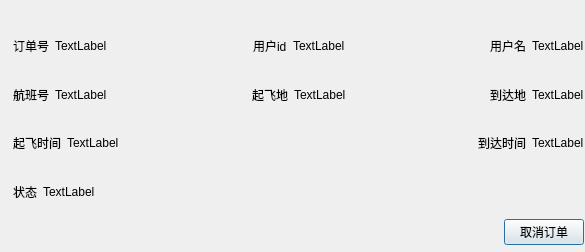
<?xml version="1.0" encoding="UTF-8"?>
<ui version="4.0">
 <class>Dialog_information</class>
 <widget class="QDialog" name="Dialog_information">
  <property name="geometry">
   <rect>
    <x>0</x>
    <y>0</y>
    <width>585</width>
    <height>252</height>
   </rect>
  </property>
  <property name="windowTitle">
   <string>Dialog</string>
  </property>
  <widget class="QWidget" name="">
   <property name="geometry">
    <rect>
     <x>13</x>
     <y>24</y>
     <width>571</width>
     <height>221</height>
    </rect>
   </property>
   <layout class="QVBoxLayout" name="verticalLayout">
    <item>
     <layout class="QHBoxLayout" name="horizontalLayout_7">
      <item>
       <layout class="QHBoxLayout" name="horizontalLayout">
        <item>
         <widget class="QLabel" name="label">
          <property name="text">
           <string>订单号</string>
          </property>
         </widget>
        </item>
        <item>
         <widget class="QLabel" name="label_ticket">
          <property name="text">
           <string>TextLabel</string>
          </property>
         </widget>
        </item>
       </layout>
      </item>
      <item>
       <spacer name="horizontalSpacer">
        <property name="orientation">
         <enum>Qt::Horizontal</enum>
        </property>
        <property name="sizeHint" stdset="0">
         <size>
          <width>40</width>
          <height>20</height>
         </size>
        </property>
       </spacer>
      </item>
      <item>
       <layout class="QHBoxLayout" name="horizontalLayout_2">
        <item>
         <widget class="QLabel" name="label_3">
          <property name="text">
           <string>用户id</string>
          </property>
         </widget>
        </item>
        <item>
         <widget class="QLabel" name="label_userld">
          <property name="text">
           <string>TextLabel</string>
          </property>
         </widget>
        </item>
       </layout>
      </item>
      <item>
       <spacer name="horizontalSpacer_2">
        <property name="orientation">
         <enum>Qt::Horizontal</enum>
        </property>
        <property name="sizeHint" stdset="0">
         <size>
          <width>40</width>
          <height>20</height>
         </size>
        </property>
       </spacer>
      </item>
      <item>
       <layout class="QHBoxLayout" name="horizontalLayout_3">
        <item>
         <widget class="QLabel" name="label_5">
          <property name="text">
           <string>用户名</string>
          </property>
         </widget>
        </item>
        <item>
         <widget class="QLabel" name="label_user">
          <property name="text">
           <string>TextLabel</string>
          </property>
         </widget>
        </item>
       </layout>
      </item>
     </layout>
    </item>
    <item>
     <layout class="QHBoxLayout" name="horizontalLayout_8">
      <item>
       <layout class="QHBoxLayout" name="horizontalLayout_4">
        <item>
         <widget class="QLabel" name="label_7">
          <property name="text">
           <string>航班号</string>
          </property>
         </widget>
        </item>
        <item>
         <widget class="QLabel" name="label_flight">
          <property name="text">
           <string>TextLabel</string>
          </property>
         </widget>
        </item>
       </layout>
      </item>
      <item>
       <spacer name="horizontalSpacer_3">
        <property name="orientation">
         <enum>Qt::Horizontal</enum>
        </property>
        <property name="sizeHint" stdset="0">
         <size>
          <width>40</width>
          <height>20</height>
         </size>
        </property>
       </spacer>
      </item>
      <item>
       <layout class="QHBoxLayout" name="horizontalLayout_5">
        <item>
         <widget class="QLabel" name="label_9">
          <property name="text">
           <string>起飞地</string>
          </property>
         </widget>
        </item>
        <item>
         <widget class="QLabel" name="label_tc">
          <property name="text">
           <string>TextLabel</string>
          </property>
         </widget>
        </item>
       </layout>
      </item>
      <item>
       <spacer name="horizontalSpacer_4">
        <property name="orientation">
         <enum>Qt::Horizontal</enum>
        </property>
        <property name="sizeHint" stdset="0">
         <size>
          <width>40</width>
          <height>20</height>
         </size>
        </property>
       </spacer>
      </item>
      <item>
       <layout class="QHBoxLayout" name="horizontalLayout_6">
        <item>
         <widget class="QLabel" name="label_11">
          <property name="text">
           <string>到达地</string>
          </property>
         </widget>
        </item>
        <item>
         <widget class="QLabel" name="label_ac">
          <property name="text">
           <string>TextLabel</string>
          </property>
         </widget>
        </item>
       </layout>
      </item>
     </layout>
    </item>
    <item>
     <layout class="QHBoxLayout" name="horizontalLayout_11">
      <item>
       <layout class="QHBoxLayout" name="horizontalLayout_9">
        <item>
         <widget class="QLabel" name="label_13">
          <property name="text">
           <string>起飞时间</string>
          </property>
         </widget>
        </item>
        <item>
         <widget class="QLabel" name="label_tt">
          <property name="text">
           <string>TextLabel</string>
          </property>
         </widget>
        </item>
       </layout>
      </item>
      <item>
       <spacer name="horizontalSpacer_5">
        <property name="orientation">
         <enum>Qt::Horizontal</enum>
        </property>
        <property name="sizeHint" stdset="0">
         <size>
          <width>40</width>
          <height>20</height>
         </size>
        </property>
       </spacer>
      </item>
      <item>
       <layout class="QHBoxLayout" name="horizontalLayout_10">
        <item>
         <widget class="QLabel" name="label_15">
          <property name="text">
           <string>到达时间</string>
          </property>
         </widget>
        </item>
        <item>
         <widget class="QLabel" name="label_at">
          <property name="text">
           <string>TextLabel</string>
          </property>
         </widget>
        </item>
       </layout>
      </item>
     </layout>
    </item>
    <item>
     <layout class="QHBoxLayout" name="horizontalLayout_12">
      <item>
       <widget class="QLabel" name="label_2">
        <property name="text">
         <string>状态</string>
        </property>
       </widget>
      </item>
      <item>
       <widget class="QLabel" name="label_status">
        <property name="text">
         <string>TextLabel</string>
        </property>
       </widget>
      </item>
      <item>
       <spacer name="horizontalSpacer_6">
        <property name="orientation">
         <enum>Qt::Horizontal</enum>
        </property>
        <property name="sizeHint" stdset="0">
         <size>
          <width>40</width>
          <height>20</height>
         </size>
        </property>
       </spacer>
      </item>
     </layout>
    </item>
    <item>
     <layout class="QHBoxLayout" name="horizontalLayout_13">
      <item>
       <spacer name="horizontalSpacer_7">
        <property name="orientation">
         <enum>Qt::Horizontal</enum>
        </property>
        <property name="sizeHint" stdset="0">
         <size>
          <width>40</width>
          <height>20</height>
         </size>
        </property>
       </spacer>
      </item>
      <item>
       <widget class="QPushButton" name="btn_cancle">
        <property name="text">
         <string>取消订单</string>
        </property>
       </widget>
      </item>
     </layout>
    </item>
   </layout>
  </widget>
  <zorder>label</zorder>
  <zorder>label_ticket</zorder>
  <zorder>label_3</zorder>
  <zorder>label_userld</zorder>
  <zorder>label_5</zorder>
  <zorder>label_user</zorder>
  <zorder>label_7</zorder>
  <zorder>label_flight</zorder>
  <zorder>label_9</zorder>
  <zorder>label_tc</zorder>
  <zorder>label_11</zorder>
  <zorder>label_ac</zorder>
  <zorder>horizontalSpacer</zorder>
  <zorder>horizontalSpacer_2</zorder>
  <zorder>horizontalSpacer_3</zorder>
  <zorder>horizontalSpacer_4</zorder>
  <zorder>label_13</zorder>
  <zorder>horizontalSpacer_5</zorder>
  <zorder>label_tt</zorder>
  <zorder>label_15</zorder>
  <zorder>label_at</zorder>
  <zorder>horizontalSpacer</zorder>
  <zorder>label_userld</zorder>
  <zorder>horizontalSpacer_6</zorder>
  <zorder>label_2</zorder>
  <zorder>label_status</zorder>
  <zorder>horizontalSpacer_7</zorder>
  <zorder>btn_cancle</zorder>
 </widget>
 <resources/>
 <connections/>
</ui>
